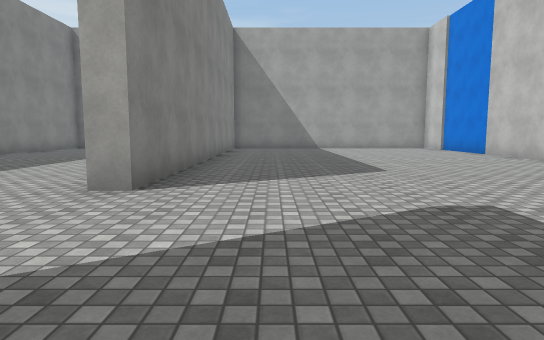
[1] (above)

18 first-person views from a walk through a Unity game level. The camera is 1.3 m above the floor, tilts 6° down and sees 75° across. The floor is counted in squares, 2 m on a side. Each view is taken from the middle of a square. On the plan, view 1 faces up. The plan holds only what a view shows up to about 10 squares ahead; the rest is blank. The player is left out. Surface patterns are stand-ins for the level's own textures.

[2]
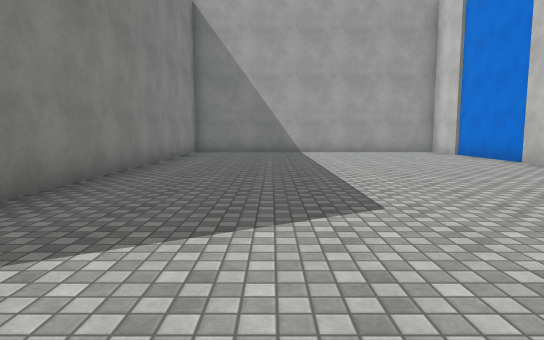

[3]
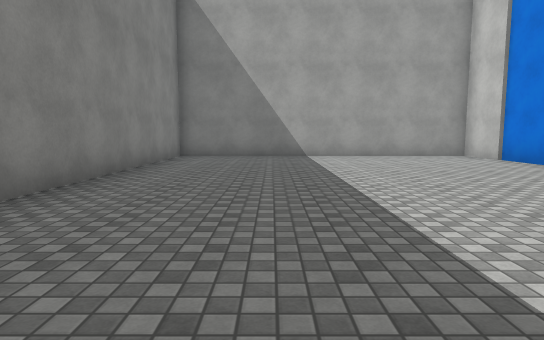

[4]
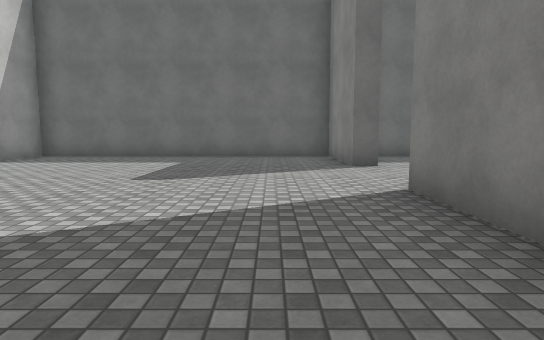

[5]
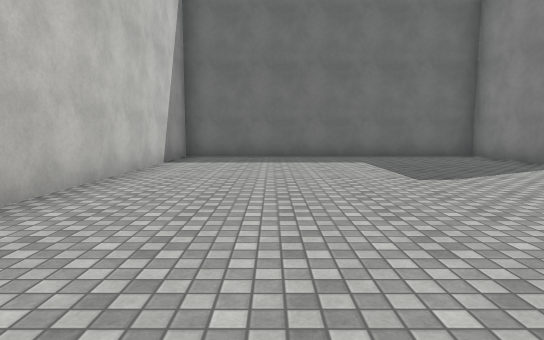

[6]
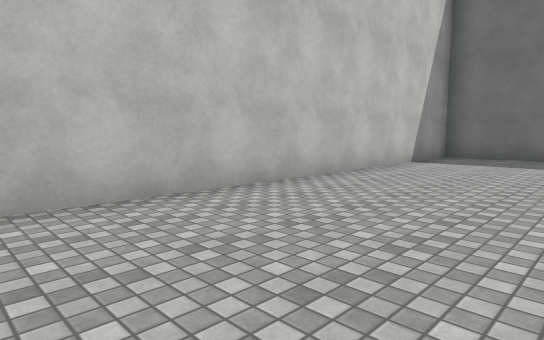

[7]
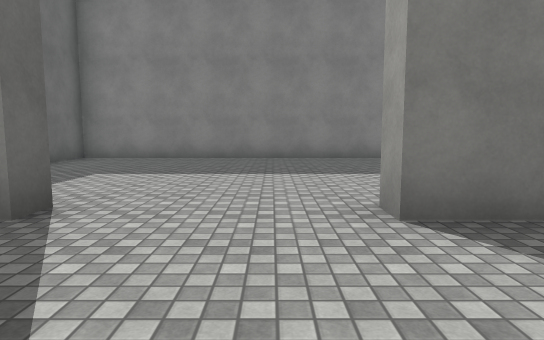

[8]
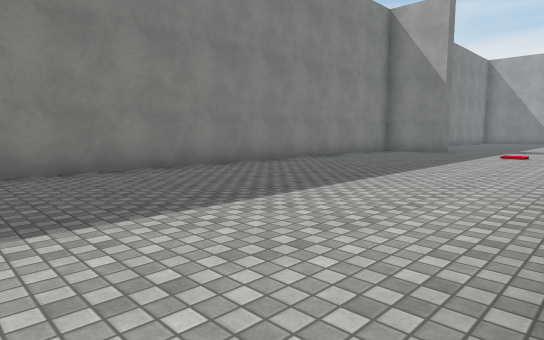

[9]
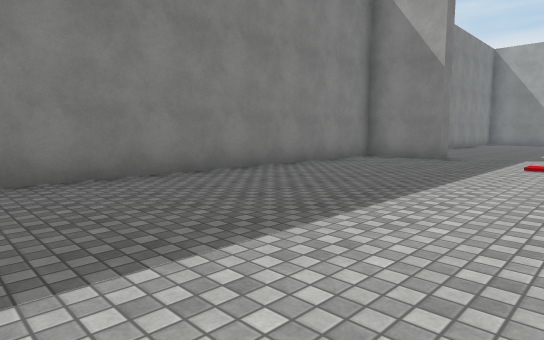

[10]
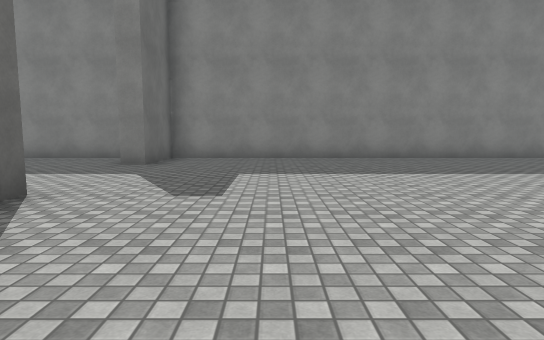

[11]
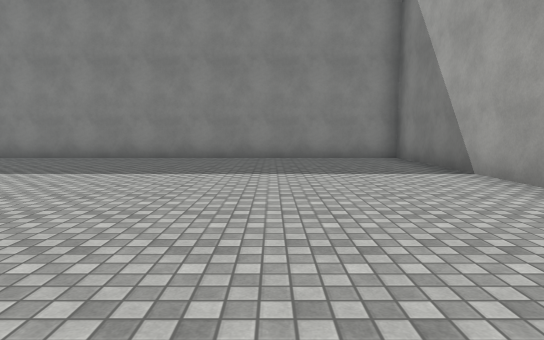

[12]
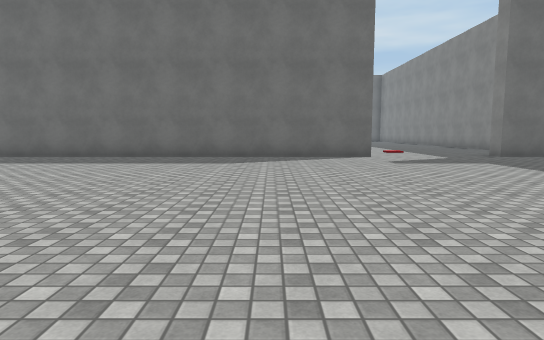

[13]
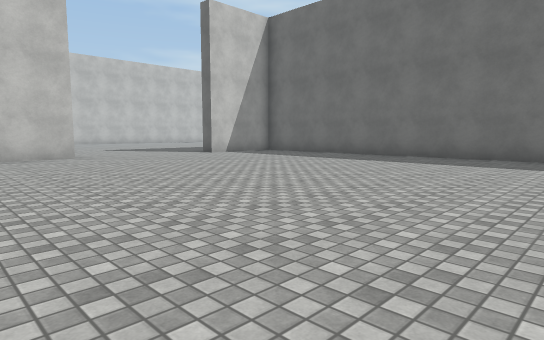

[14]
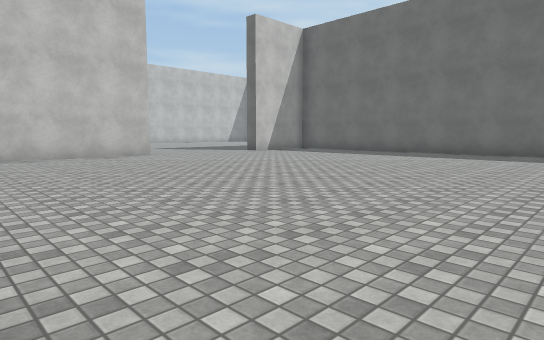

[15]
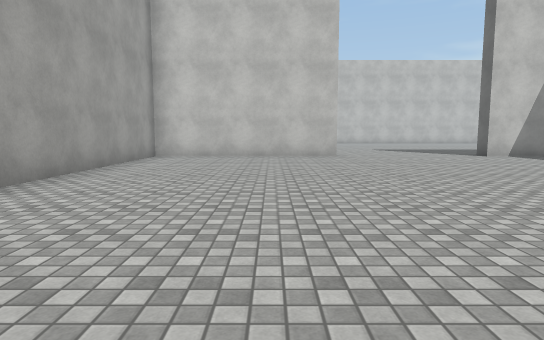

[16]
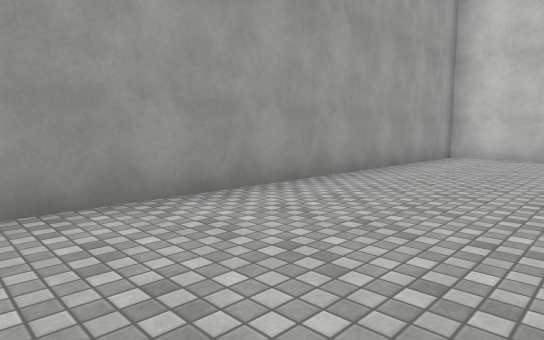

[17]
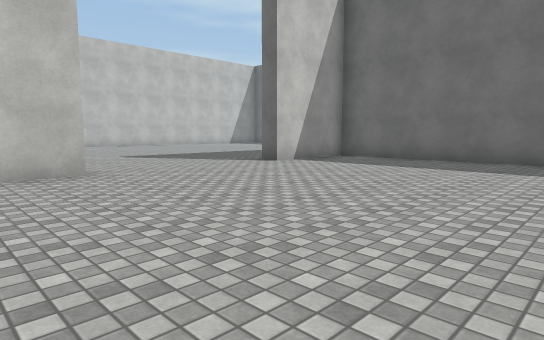

[18]
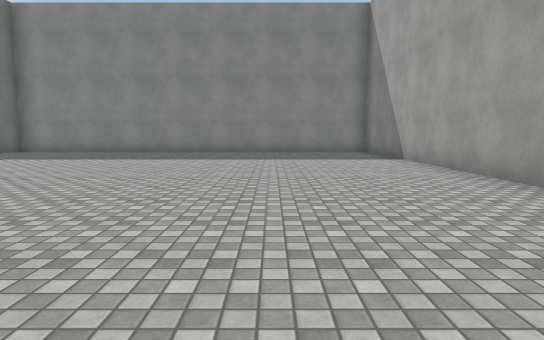

### Floor plan
Points are (right, up) in squares from view 1. A wall is a line through its corners. A room is listed if a view was taken in it or the views show most of it. See-through windows are left out.
Room 1 (views 1, 2, 3, 4, 5, 6, 7)
walls: (-1.6, 1.1) (-1.6, -1.8) (6.4, -1.8) (6.4, 14.9) (-1.6, 14.9) (-1.6, 3.9)
ways out: opening at (-2, 2.5) to room 2
Room 2 (views 8, 9, 10, 11, 12, 13, 14, 15, 16, 17, 18)
walls: (-2.8, 15.4) (9.8, 15.4) (9.8, 18.1); (9.8, 22.1) (9.8, 27.2) (-8.1, 27.2) (-8.1, 15.4) (-6.2, 15.4) (-6.2, 14.9) (-8.1, 14.9) (-8.1, -1.8) (-6.6, -1.8); (-1.6, 3.9) (-2.1, 3.9); (-2.1, 1.1) (-1.6, 1.1); (-3.9, -1.8) (-2.9, -1.8)
ways out: opening at (-2, 2.5) to room 1; opening at (9.8, 20.5)

Positions as (right, up) in squares from view 1, and headings:
1: (0, 0), facing up
2: (1, 3), facing up
3: (1, 5), facing up
4: (0, 8), facing down
5: (4, 8), facing down
6: (3, 8), facing down-right
7: (1, 3), facing left
8: (-2, 3), facing up-left
9: (-3, 6), facing up-left
10: (1, 18), facing left
11: (1, 24), facing left
12: (0, 25), facing down
13: (0, 25), facing down-right
14: (0, 27), facing down-right
15: (0, 24), facing right
16: (0, 24), facing up-right
17: (4, 24), facing down-right
18: (4, 24), facing left
